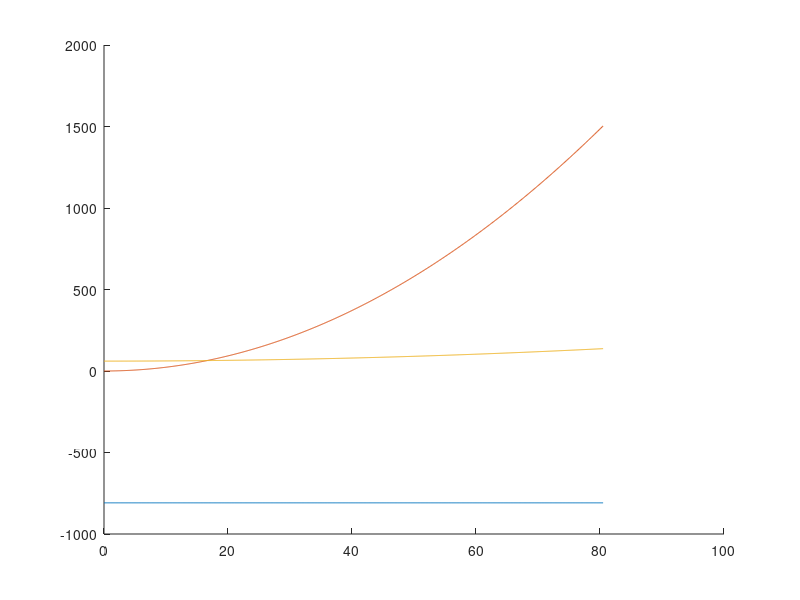
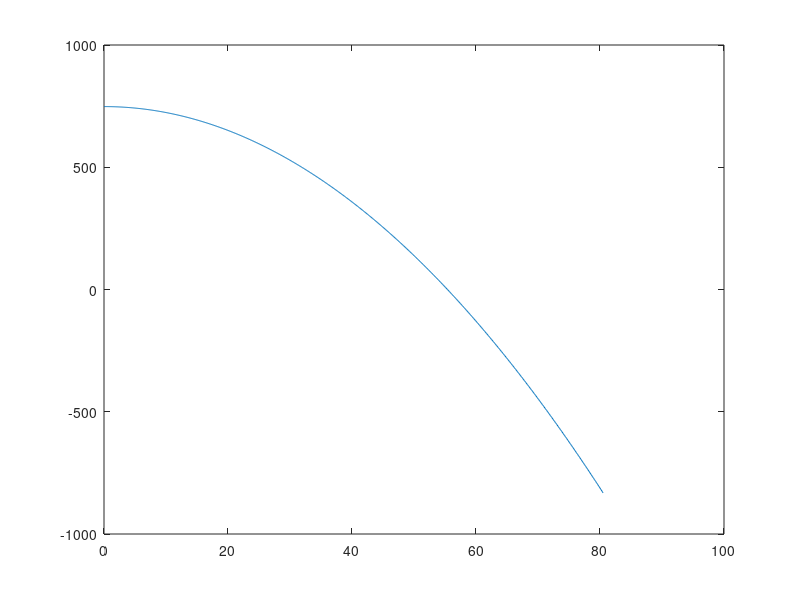

MATLAB code for these plots, in order:
% Constants
m = 692;
C_d = 0.2;
A_f = 2;
C_0 = 0.009;
C_1 = 1.75e-6;
rho = 1.16;
g = 9.81;


% 2.3.(a).(i)
% -----------------------------
% Zero Rolling Resistance -> F_TR = F_gxT
% F_gxT = m*g*sin(beta)
beta = atan(0.15); % grade = 15%
F_gxT = m * g * sin(beta);
% answer
F_TR = F_gxT 


% 2.3.(a).(ii)
% -----------------------------
% Maximum force of F_roll = (+-) C_0 * m * g * cos(beta)
% For keeping from rolling, net F must be zero
% F_TR - F_roll - F_gxT = 0
% so F_TR = F_roll + F_gxT
% Minimum force of F_TR = m * g * sin(beta) - C_0 * m * g * cos(beta)
F_TR = m * g * sin(beta) - C_0 * m * g * cos(beta)


% 2.3.(b).(i)
% -----------------------------
beta = atan(-0.12); % grade = -12%
v = 0:0.1:80.5; % x parameter)
F_gxT =  m * g * sin(beta) ...% constant
    + 0 * v; % dummy zero for data size
F_AD = 0.5 * rho * C_d * A_f * v.^2;
F_roll = m * g * cos(beta) * (C_0 + C_1 * v.^2);
figure;
hold on;
plot(v, F_gxT, 'DisplayName', 'F_{gxT}');
plot(v, F_AD, 'DisplayName', 'F_{AD}');
plot(v, F_roll, 'DisplayName', 'F_{roll}');
hold off;

% 2.3.(b).(ii)
% -----------------------------
% For constant velocity, net F must be zero
F_TR = - F_roll - F_gxT - F_AD;
figure;
plot(v, F_TR, 'DisplayName', 'F_{TR}');
